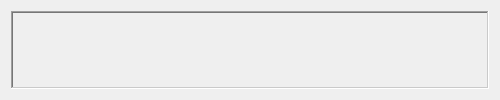
<?xml version="1.0" encoding="UTF-8"?>
<ui version="4.0">
 <class>InfoBox</class>
 <widget class="QWidget" name="InfoBox">
  <property name="geometry">
   <rect>
    <x>0</x>
    <y>0</y>
    <width>500</width>
    <height>100</height>
   </rect>
  </property>
  <layout class="QGridLayout" name="gridLayout">
   <item row="0" column="0">
    <widget class="QFrame" name="frameCentrale">
     <property name="frameShape">
      <enum>QFrame::WinPanel</enum>
     </property>
     <property name="frameShadow">
      <enum>QFrame::Sunken</enum>
     </property>
     <layout class="QVBoxLayout" name="verticalLayout">
      <item>
       <widget class="QLabel" name="label">
        <property name="palette">
         <palette>
          <active>
           <colorrole role="WindowText">
            <brush brushstyle="SolidPattern">
             <color alpha="255">
              <red>64</red>
              <green>64</green>
              <blue>0</blue>
             </color>
            </brush>
           </colorrole>
          </active>
          <inactive>
           <colorrole role="WindowText">
            <brush brushstyle="SolidPattern">
             <color alpha="255">
              <red>64</red>
              <green>64</green>
              <blue>0</blue>
             </color>
            </brush>
           </colorrole>
          </inactive>
          <disabled>
           <colorrole role="WindowText">
            <brush brushstyle="SolidPattern">
             <color alpha="255">
              <red>120</red>
              <green>120</green>
              <blue>120</blue>
             </color>
            </brush>
           </colorrole>
          </disabled>
         </palette>
        </property>
        <property name="font">
         <font>
          <weight>75</weight>
          <bold>true</bold>
         </font>
        </property>
        <property name="text">
         <string/>
        </property>
        <property name="alignment">
         <set>Qt::AlignCenter</set>
        </property>
        <property name="wordWrap">
         <bool>true</bool>
        </property>
        <property name="openExternalLinks">
         <bool>true</bool>
        </property>
       </widget>
      </item>
     </layout>
    </widget>
   </item>
  </layout>
 </widget>
 <layoutdefault spacing="6" margin="11"/>
 <resources/>
 <connections/>
</ui>
